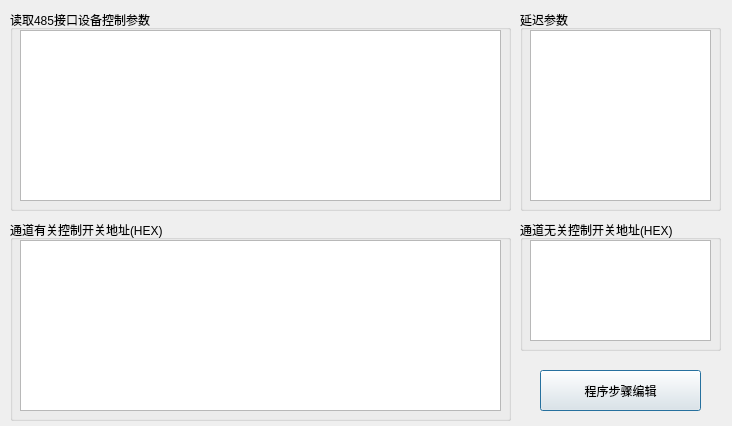
<?xml version="1.0" encoding="UTF-8"?>
<ui version="4.0">
 <class>DialogSetting</class>
 <widget class="QDialog" name="DialogSetting">
  <property name="geometry">
   <rect>
    <x>0</x>
    <y>0</y>
    <width>732</width>
    <height>426</height>
   </rect>
  </property>
  <property name="windowTitle">
   <string>程序编辑</string>
  </property>
  <widget class="QGroupBox" name="groupBox1">
   <property name="geometry">
    <rect>
     <x>10</x>
     <y>10</y>
     <width>501</width>
     <height>201</height>
    </rect>
   </property>
   <property name="title">
    <string>读取485接口设备控制参数</string>
   </property>
   <widget class="QTableView" name="tableView1">
    <property name="geometry">
     <rect>
      <x>10</x>
      <y>20</y>
      <width>481</width>
      <height>171</height>
     </rect>
    </property>
    <property name="focusPolicy">
     <enum>Qt::FocusPolicy::NoFocus</enum>
    </property>
    <property name="selectionMode">
     <enum>QAbstractItemView::SelectionMode::SingleSelection</enum>
    </property>
    <property name="selectionBehavior">
     <enum>QAbstractItemView::SelectionBehavior::SelectRows</enum>
    </property>
    <attribute name="horizontalHeaderHighlightSections">
     <bool>false</bool>
    </attribute>
    <attribute name="verticalHeaderVisible">
     <bool>false</bool>
    </attribute>
    <attribute name="verticalHeaderHighlightSections">
     <bool>false</bool>
    </attribute>
   </widget>
  </widget>
  <widget class="QGroupBox" name="groupBoxDelay">
   <property name="geometry">
    <rect>
     <x>520</x>
     <y>10</y>
     <width>201</width>
     <height>201</height>
    </rect>
   </property>
   <property name="title">
    <string>延迟参数</string>
   </property>
   <widget class="QTableView" name="tableViewDelay">
    <property name="geometry">
     <rect>
      <x>10</x>
      <y>20</y>
      <width>181</width>
      <height>171</height>
     </rect>
    </property>
    <property name="focusPolicy">
     <enum>Qt::FocusPolicy::NoFocus</enum>
    </property>
    <property name="selectionMode">
     <enum>QAbstractItemView::SelectionMode::SingleSelection</enum>
    </property>
    <property name="selectionBehavior">
     <enum>QAbstractItemView::SelectionBehavior::SelectRows</enum>
    </property>
    <attribute name="horizontalHeaderHighlightSections">
     <bool>false</bool>
    </attribute>
    <attribute name="verticalHeaderVisible">
     <bool>false</bool>
    </attribute>
    <attribute name="verticalHeaderHighlightSections">
     <bool>false</bool>
    </attribute>
   </widget>
  </widget>
  <widget class="QGroupBox" name="groupBoxGSwitch">
   <property name="geometry">
    <rect>
     <x>520</x>
     <y>220</y>
     <width>201</width>
     <height>131</height>
    </rect>
   </property>
   <property name="title">
    <string>通道无关控制开关地址(HEX)</string>
   </property>
   <widget class="QTableView" name="tableViewGSwitch">
    <property name="geometry">
     <rect>
      <x>10</x>
      <y>20</y>
      <width>181</width>
      <height>101</height>
     </rect>
    </property>
    <property name="focusPolicy">
     <enum>Qt::FocusPolicy::NoFocus</enum>
    </property>
    <property name="selectionMode">
     <enum>QAbstractItemView::SelectionMode::SingleSelection</enum>
    </property>
    <property name="selectionBehavior">
     <enum>QAbstractItemView::SelectionBehavior::SelectRows</enum>
    </property>
    <attribute name="horizontalHeaderHighlightSections">
     <bool>false</bool>
    </attribute>
    <attribute name="verticalHeaderVisible">
     <bool>false</bool>
    </attribute>
    <attribute name="verticalHeaderHighlightSections">
     <bool>false</bool>
    </attribute>
   </widget>
  </widget>
  <widget class="QGroupBox" name="groupBox4">
   <property name="geometry">
    <rect>
     <x>10</x>
     <y>220</y>
     <width>501</width>
     <height>201</height>
    </rect>
   </property>
   <property name="title">
    <string>通道有关控制开关地址(HEX)</string>
   </property>
   <widget class="QTableView" name="tableView4">
    <property name="geometry">
     <rect>
      <x>10</x>
      <y>20</y>
      <width>481</width>
      <height>171</height>
     </rect>
    </property>
    <property name="focusPolicy">
     <enum>Qt::FocusPolicy::NoFocus</enum>
    </property>
    <property name="selectionMode">
     <enum>QAbstractItemView::SelectionMode::SingleSelection</enum>
    </property>
    <property name="selectionBehavior">
     <enum>QAbstractItemView::SelectionBehavior::SelectRows</enum>
    </property>
    <attribute name="horizontalHeaderHighlightSections">
     <bool>false</bool>
    </attribute>
    <attribute name="verticalHeaderVisible">
     <bool>false</bool>
    </attribute>
    <attribute name="verticalHeaderHighlightSections">
     <bool>false</bool>
    </attribute>
   </widget>
  </widget>
  <widget class="QPushButton" name="pushButton">
   <property name="geometry">
    <rect>
     <x>540</x>
     <y>370</y>
     <width>161</width>
     <height>41</height>
    </rect>
   </property>
   <property name="text">
    <string>程序步骤编辑</string>
   </property>
  </widget>
 </widget>
 <resources/>
 <connections/>
</ui>
